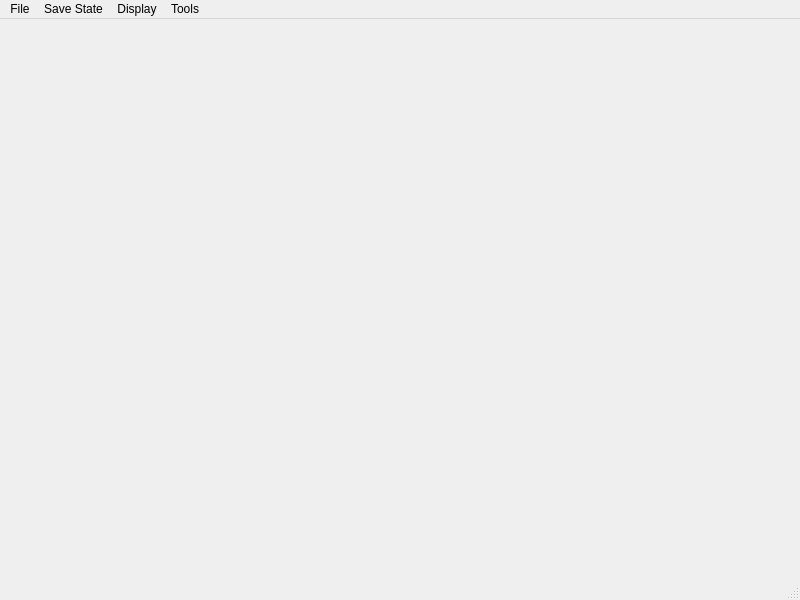
<?xml version="1.0" encoding="UTF-8"?>
<ui version="4.0">
 <class>MainWindow</class>
 <widget class="QMainWindow" name="MainWindow">
  <property name="geometry">
   <rect>
    <x>0</x>
    <y>0</y>
    <width>800</width>
    <height>600</height>
   </rect>
  </property>
  <property name="windowTitle">
   <string>MainWindow</string>
  </property>
  <property name="styleSheet">
   <string notr="true"/>
  </property>
  <widget class="QWidget" name="centralwidget"/>
  <widget class="QMenuBar" name="menubar">
   <property name="geometry">
    <rect>
     <x>0</x>
     <y>0</y>
     <width>800</width>
     <height>21</height>
    </rect>
   </property>
   <widget class="QMenu" name="menuFile">
    <property name="title">
     <string>File</string>
    </property>
    <addaction name="actionQuit"/>
   </widget>
   <widget class="QMenu" name="menuSave_State">
    <property name="title">
     <string>Save State</string>
    </property>
   </widget>
   <widget class="QMenu" name="menuDisplay">
    <property name="title">
     <string>Display</string>
    </property>
   </widget>
   <widget class="QMenu" name="menuTools">
    <property name="title">
     <string>Tools</string>
    </property>
    <addaction name="action_viewarm7"/>
    <addaction name="action_viewarm9"/>
    <addaction name="actionView_Memory"/>
    <addaction name="separator"/>
    <addaction name="actionOpen_Disassembly"/>
   </widget>
   <addaction name="menuFile"/>
   <addaction name="menuSave_State"/>
   <addaction name="menuDisplay"/>
   <addaction name="menuTools"/>
  </widget>
  <widget class="QStatusBar" name="statusbar"/>
  <action name="actionQuit">
   <property name="text">
    <string>Quit</string>
   </property>
  </action>
  <action name="action_viewarm7">
   <property name="text">
    <string>View ARM7TDMI</string>
   </property>
  </action>
  <action name="action_viewarm9">
   <property name="text">
    <string>View ARM946ES</string>
   </property>
  </action>
  <action name="actionOpen_Disassembly">
   <property name="text">
    <string>Open Disassembly</string>
   </property>
  </action>
  <action name="actionView_Memory">
   <property name="text">
    <string>View Memory</string>
   </property>
  </action>
 </widget>
 <resources/>
 <connections/>
</ui>
